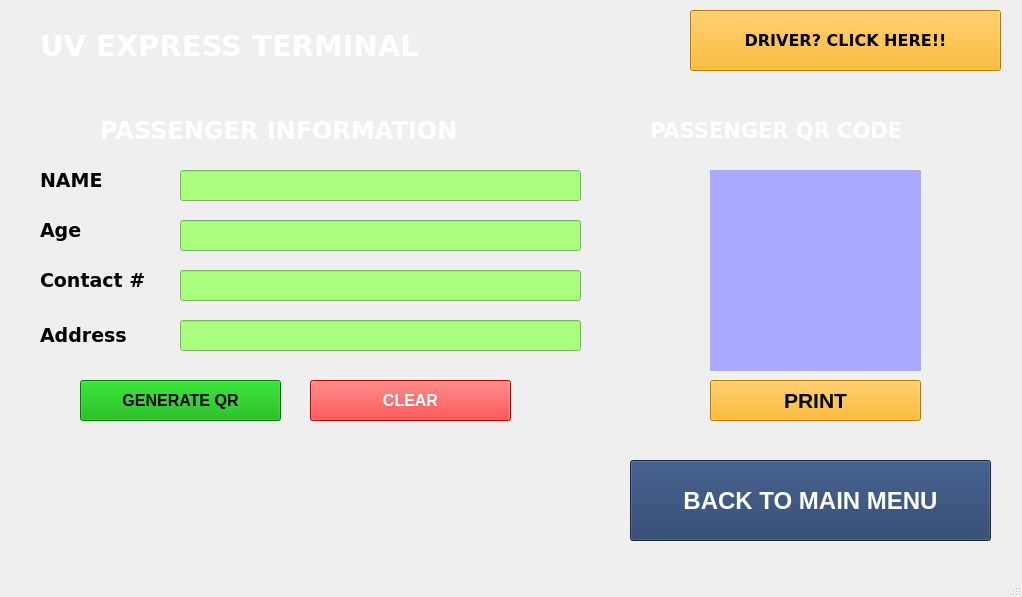
<?xml version="1.0" encoding="UTF-8"?>
<ui version="4.0">
 <class>AddNewPassenger</class>
 <widget class="QMainWindow" name="AddNewPassenger">
  <property name="geometry">
   <rect>
    <x>0</x>
    <y>0</y>
    <width>1022</width>
    <height>597</height>
   </rect>
  </property>
  <property name="windowTitle">
   <string>ADD Passenger</string>
  </property>
  <widget class="QWidget" name="centralwidget">
   <widget class="QLineEdit" name="txt_name_code">
    <property name="geometry">
     <rect>
      <x>180</x>
      <y>170</y>
      <width>401</width>
      <height>31</height>
     </rect>
    </property>
    <property name="font">
     <font>
      <family>Arial</family>
      <pointsize>12</pointsize>
      <weight>75</weight>
      <bold>true</bold>
     </font>
    </property>
    <property name="styleSheet">
     <string notr="true">background-color: rgb(170, 255, 127);</string>
    </property>
    <property name="text">
     <string/>
    </property>
    <property name="placeholderText">
     <string/>
    </property>
   </widget>
   <widget class="QLineEdit" name="txt_age">
    <property name="geometry">
     <rect>
      <x>180</x>
      <y>220</y>
      <width>401</width>
      <height>31</height>
     </rect>
    </property>
    <property name="font">
     <font>
      <family>Arial</family>
      <pointsize>12</pointsize>
      <weight>75</weight>
      <bold>true</bold>
     </font>
    </property>
    <property name="styleSheet">
     <string notr="true">background-color: rgb(170, 255, 127);</string>
    </property>
    <property name="text">
     <string/>
    </property>
    <property name="placeholderText">
     <string/>
    </property>
   </widget>
   <widget class="QLineEdit" name="txt_number">
    <property name="geometry">
     <rect>
      <x>180</x>
      <y>270</y>
      <width>401</width>
      <height>31</height>
     </rect>
    </property>
    <property name="font">
     <font>
      <family>Arial</family>
      <pointsize>12</pointsize>
      <weight>75</weight>
      <bold>true</bold>
     </font>
    </property>
    <property name="styleSheet">
     <string notr="true">background-color: rgb(170, 255, 127);</string>
    </property>
    <property name="text">
     <string/>
    </property>
    <property name="placeholderText">
     <string/>
    </property>
   </widget>
   <widget class="QLineEdit" name="txt_address">
    <property name="geometry">
     <rect>
      <x>180</x>
      <y>320</y>
      <width>401</width>
      <height>31</height>
     </rect>
    </property>
    <property name="font">
     <font>
      <family>Arial</family>
      <pointsize>12</pointsize>
      <weight>75</weight>
      <bold>true</bold>
     </font>
    </property>
    <property name="styleSheet">
     <string notr="true">background-color: rgb(170, 255, 127);</string>
    </property>
    <property name="text">
     <string/>
    </property>
    <property name="placeholderText">
     <string/>
    </property>
   </widget>
   <widget class="QPushButton" name="btn_generate">
    <property name="geometry">
     <rect>
      <x>80</x>
      <y>380</y>
      <width>201</width>
      <height>41</height>
     </rect>
    </property>
    <property name="font">
     <font>
      <family>Arial</family>
      <pointsize>12</pointsize>
      <weight>75</weight>
      <bold>true</bold>
     </font>
    </property>
    <property name="styleSheet">
     <string notr="true">background-color: rgb(0, 170, 0);</string>
    </property>
    <property name="text">
     <string>GENERATE QR</string>
    </property>
   </widget>
   <widget class="QPushButton" name="btn_clear">
    <property name="geometry">
     <rect>
      <x>310</x>
      <y>380</y>
      <width>201</width>
      <height>41</height>
     </rect>
    </property>
    <property name="font">
     <font>
      <family>Arial</family>
      <pointsize>12</pointsize>
      <weight>75</weight>
      <bold>true</bold>
     </font>
    </property>
    <property name="styleSheet">
     <string notr="true">background-color: rgb(255, 0, 0);
color: rgb(255, 255, 255);</string>
    </property>
    <property name="text">
     <string>CLEAR</string>
    </property>
   </widget>
   <widget class="QLabel" name="qr_code_img">
    <property name="geometry">
     <rect>
      <x>710</x>
      <y>170</y>
      <width>211</width>
      <height>201</height>
     </rect>
    </property>
    <property name="styleSheet">
     <string notr="true">background-color: rgb(170, 170, 255);</string>
    </property>
    <property name="text">
     <string/>
    </property>
   </widget>
   <widget class="QPushButton" name="btn_print">
    <property name="geometry">
     <rect>
      <x>710</x>
      <y>380</y>
      <width>211</width>
      <height>41</height>
     </rect>
    </property>
    <property name="font">
     <font>
      <family>Arial</family>
      <pointsize>16</pointsize>
      <weight>75</weight>
      <bold>true</bold>
     </font>
    </property>
    <property name="styleSheet">
     <string notr="true">background-color: rgb(255, 170, 0);</string>
    </property>
    <property name="text">
     <string>PRINT</string>
    </property>
   </widget>
   <widget class="QPushButton" name="back_btn">
    <property name="geometry">
     <rect>
      <x>630</x>
      <y>460</y>
      <width>361</width>
      <height>81</height>
     </rect>
    </property>
    <property name="font">
     <font>
      <family>Arial</family>
      <pointsize>18</pointsize>
      <weight>75</weight>
      <bold>true</bold>
     </font>
    </property>
    <property name="styleSheet">
     <string notr="true">background-color: rgb(32, 56, 100);
color: rgb(255, 255, 255);</string>
    </property>
    <property name="text">
     <string>BACK TO MAIN MENU</string>
    </property>
   </widget>
   <widget class="QLabel" name="bg_lbl">
    <property name="geometry">
     <rect>
      <x>0</x>
      <y>-10</y>
      <width>1021</width>
      <height>571</height>
     </rect>
    </property>
    <property name="text">
     <string/>
    </property>
    <property name="pixmap">
     <pixmap>GenerateQRbg.png</pixmap>
    </property>
    <property name="scaledContents">
     <bool>true</bool>
    </property>
   </widget>
   <widget class="QPushButton" name="btn_driver">
    <property name="geometry">
     <rect>
      <x>690</x>
      <y>10</y>
      <width>311</width>
      <height>61</height>
     </rect>
    </property>
    <property name="font">
     <font>
      <family>Verdana</family>
      <pointsize>12</pointsize>
      <weight>75</weight>
      <bold>true</bold>
     </font>
    </property>
    <property name="styleSheet">
     <string notr="true">background-color: rgb(255, 170, 0);</string>
    </property>
    <property name="text">
     <string>DRIVER? CLICK HERE!!</string>
    </property>
   </widget>
   <widget class="QLabel" name="lbl_msg">
    <property name="geometry">
     <rect>
      <x>50</x>
      <y>470</y>
      <width>521</width>
      <height>61</height>
     </rect>
    </property>
    <property name="font">
     <font>
      <family>Verdana</family>
      <pointsize>18</pointsize>
      <weight>75</weight>
      <bold>true</bold>
     </font>
    </property>
    <property name="styleSheet">
     <string notr="true">color: rgb(255, 255, 255);</string>
    </property>
    <property name="text">
     <string/>
    </property>
   </widget>
   <widget class="QLabel" name="lbl_msg_2">
    <property name="geometry">
     <rect>
      <x>40</x>
      <y>160</y>
      <width>131</width>
      <height>41</height>
     </rect>
    </property>
    <property name="font">
     <font>
      <family>Verdana</family>
      <pointsize>14</pointsize>
      <weight>75</weight>
      <bold>true</bold>
     </font>
    </property>
    <property name="styleSheet">
     <string notr="true"/>
    </property>
    <property name="text">
     <string>NAME</string>
    </property>
   </widget>
   <widget class="QLabel" name="lbl_msg_3">
    <property name="geometry">
     <rect>
      <x>40</x>
      <y>210</y>
      <width>131</width>
      <height>41</height>
     </rect>
    </property>
    <property name="font">
     <font>
      <family>Verdana</family>
      <pointsize>14</pointsize>
      <weight>75</weight>
      <bold>true</bold>
     </font>
    </property>
    <property name="styleSheet">
     <string notr="true"/>
    </property>
    <property name="text">
     <string>Age</string>
    </property>
   </widget>
   <widget class="QLabel" name="lbl_msg_4">
    <property name="geometry">
     <rect>
      <x>40</x>
      <y>270</y>
      <width>131</width>
      <height>21</height>
     </rect>
    </property>
    <property name="font">
     <font>
      <family>Verdana</family>
      <pointsize>14</pointsize>
      <weight>75</weight>
      <bold>true</bold>
     </font>
    </property>
    <property name="styleSheet">
     <string notr="true"/>
    </property>
    <property name="text">
     <string>Contact #</string>
    </property>
   </widget>
   <widget class="QLabel" name="lbl_msg_5">
    <property name="geometry">
     <rect>
      <x>40</x>
      <y>320</y>
      <width>141</width>
      <height>31</height>
     </rect>
    </property>
    <property name="font">
     <font>
      <family>Verdana</family>
      <pointsize>14</pointsize>
      <weight>75</weight>
      <bold>true</bold>
     </font>
    </property>
    <property name="styleSheet">
     <string notr="true"/>
    </property>
    <property name="text">
     <string>Address</string>
    </property>
   </widget>
   <widget class="QLabel" name="lbl_msg_6">
    <property name="geometry">
     <rect>
      <x>40</x>
      <y>10</y>
      <width>551</width>
      <height>71</height>
     </rect>
    </property>
    <property name="font">
     <font>
      <family>Verdana</family>
      <pointsize>22</pointsize>
      <weight>75</weight>
      <bold>true</bold>
     </font>
    </property>
    <property name="styleSheet">
     <string notr="true">color: rgb(255, 255, 255);</string>
    </property>
    <property name="text">
     <string>UV EXPRESS TERMINAL</string>
    </property>
   </widget>
   <widget class="QLabel" name="label">
    <property name="geometry">
     <rect>
      <x>650</x>
      <y>110</y>
      <width>351</width>
      <height>41</height>
     </rect>
    </property>
    <property name="font">
     <font>
      <family>Verdana</family>
      <pointsize>16</pointsize>
      <weight>75</weight>
      <bold>true</bold>
     </font>
    </property>
    <property name="styleSheet">
     <string notr="true">color: rgb(255, 255, 255);</string>
    </property>
    <property name="text">
     <string>PASSENGER QR CODE</string>
    </property>
   </widget>
   <widget class="QLabel" name="label_2">
    <property name="geometry">
     <rect>
      <x>100</x>
      <y>110</y>
      <width>531</width>
      <height>41</height>
     </rect>
    </property>
    <property name="font">
     <font>
      <family>Verdana</family>
      <pointsize>18</pointsize>
      <weight>75</weight>
      <bold>true</bold>
     </font>
    </property>
    <property name="styleSheet">
     <string notr="true">color: rgb(255, 255, 255);</string>
    </property>
    <property name="text">
     <string>PASSENGER INFORMATION</string>
    </property>
   </widget>
   <zorder>bg_lbl</zorder>
   <zorder>txt_name_code</zorder>
   <zorder>txt_age</zorder>
   <zorder>txt_number</zorder>
   <zorder>txt_address</zorder>
   <zorder>btn_generate</zorder>
   <zorder>btn_clear</zorder>
   <zorder>qr_code_img</zorder>
   <zorder>btn_print</zorder>
   <zorder>back_btn</zorder>
   <zorder>btn_driver</zorder>
   <zorder>lbl_msg</zorder>
   <zorder>lbl_msg_2</zorder>
   <zorder>lbl_msg_3</zorder>
   <zorder>lbl_msg_4</zorder>
   <zorder>lbl_msg_5</zorder>
   <zorder>lbl_msg_6</zorder>
   <zorder>label</zorder>
   <zorder>label_2</zorder>
  </widget>
  <widget class="QMenuBar" name="menubar">
   <property name="geometry">
    <rect>
     <x>0</x>
     <y>0</y>
     <width>1022</width>
     <height>26</height>
    </rect>
   </property>
  </widget>
  <widget class="QStatusBar" name="statusbar"/>
 </widget>
 <resources/>
 <connections/>
</ui>
